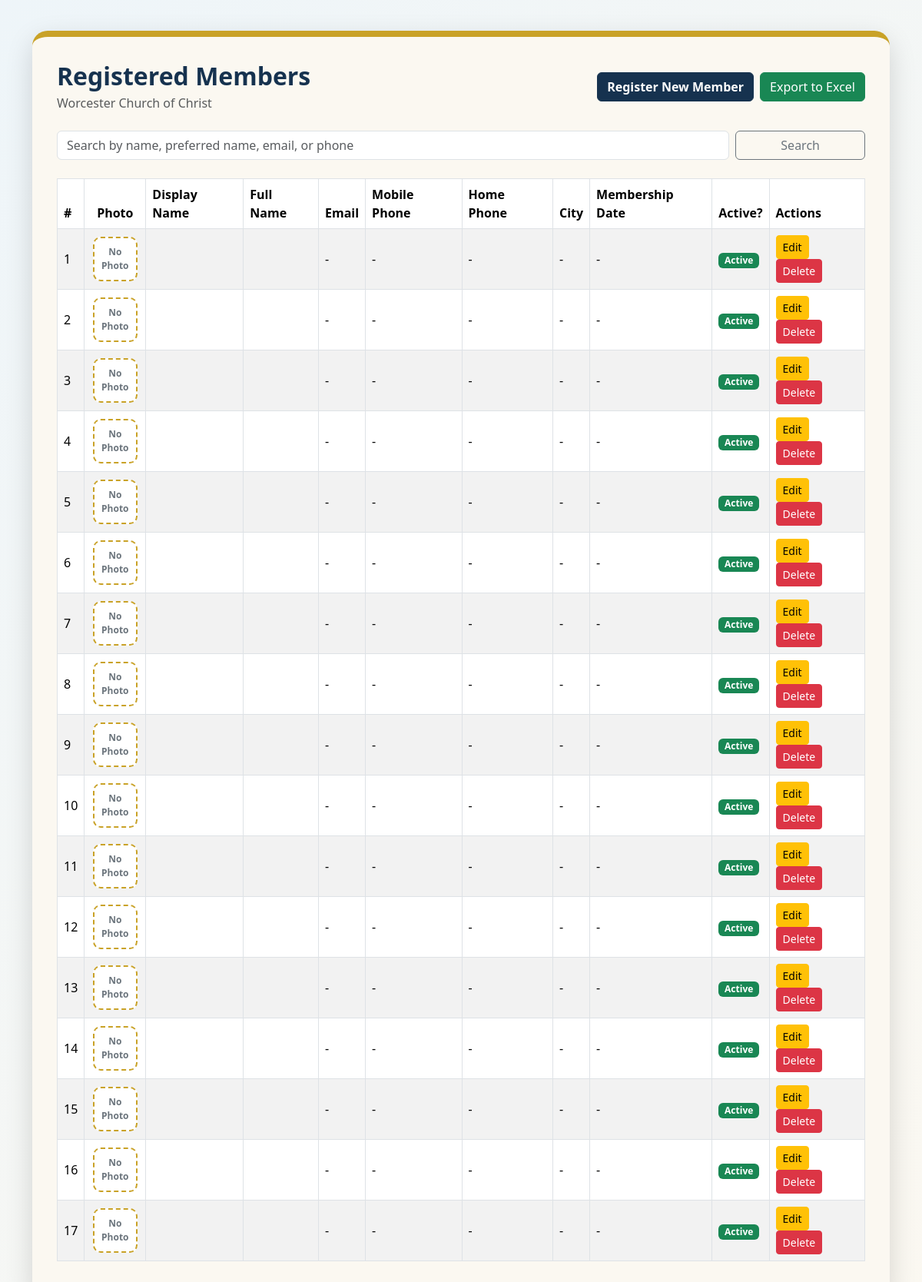
The page /members/ on the database its author committed.
### churchmembers/models.py (models this page shows, shortened)
class ChurchMember(models.Model):
    MARITAL_STATUS_CHOICES = [
        ("Single", "Single"),
        ("Married", "Married"),
        ("Widowed", "Widowed"),
        ("Divorced", "Divorced"),
        ("Separated", "Separated"),
    ]
    first_name = models.CharField(max_length=100)
    middle_name = models.CharField(max_length=100, blank=True, null=True)
    last_name = models.CharField(max_length=100)
    preferred_name = models.CharField(
        max_length=100,
        blank=True,
        null=True,
        help_text="Name the member prefers to be called."
    )
    photo = models.ImageField(
        upload_to="member_photos/",
        blank=True,
        null=True
    )
    address = models.ForeignKey(
        Address,
        on_delete=models.SET_NULL,
        blank=True,
        null=True,
        related_name="church_members"
    )
    home_phone = models.CharField(max_length=20, blank=True, null=True)
    mobile_phone = models.CharField(max_length=20, blank=True, null=True)
    email = models.EmailField(blank=True, null=True)
    date_of_birth = models.DateField(blank=True, null=True)
    baptismal_date = models.DateField(blank=True, null=True)
    membership_date = models.DateField(blank=True, null=True)
    transfer_date = models.DateField(blank=True, null=True)
    originating_congregation = models.ForeignKey(
        Congregation,
        on_delete=models.SET_NULL,
        blank=True,
        null=True,
        related_name="transferred_members"
    )
    previous_congregation_notes = models.TextField(blank=True, null=True)
    moved_to_area_date = models.DateField(blank=True, null=True)
    lives_with = models.CharField(max_length=200, blank=True, null=True)
    marital_status = models.CharField(
        max_length=20,
        choices=MARITAL_STATUS_CHOICES,
        blank=True,
        null=True
    )
    was_previously_married = models.BooleanField(default=False)
    has_children = models.BooleanField(default=False)
    children_in_congregation = models.PositiveIntegerField(blank=True, null=True)
    ministries = models.ManyToManyField(
        Ministry,
        blank=True,
        related_name="members"
    )
    worship_areas = models.ManyToManyField(
        WorshipArea,
        blank=True,
        related_name="members"
    )
    is_active = models.BooleanField(default=True)
    created_at = models.DateTimeField(auto_now_add=True)
    updated_at = models.DateTimeField(auto_now=True)
    class Meta:
        ordering = ["last_name", "first_name"]
    @property
    def full_name(self):
        names = [self.first_name, self.middle_name, self.last_name]
        return " ".join([name for name in names if name])
    @property
    def display_name(self):
        if self.preferred_name:
            return f"{self.preferred_name} {self.last_name}"
        return self.full_name

### churchmembers/views.py (the view, shortened to what this page needs)
# urls.py: path("members/", views.member_list, name="member_list"),
def member_list(request):
    query = request.GET.get("q", "").strip()
    mychurchmembers = ChurchMember.objects.select_related("address", "originating_congregation").all().order_by("-created_at")
    return render(
        request,
        "churchmembers/RegisteredMembers.html",
        {"mychurchmembers": mychurchmembers, "query": query},
    )

### churchmembers/templates/churchmembers/RegisteredMembers.html (shortened to what this page needs)
<!DOCTYPE html>
<html lang="en">
<head>
  <link href="https://cdn.jsdelivr.net/npm/bootstrap@5.3.3/dist/css/bootstrap.min.css" rel="stylesheet">
</head>
<body>
  <div class="container">
    <div class="page-wrapper">
      <div class="d-flex justify-content-between align-items-center flex-wrap gap-2 mb-4">
        <div>
          <h2 class="page-title mb-1">Registered Members</h2>
          <p class="text-muted mb-0">Worcester Church of Christ</p>
        </div>
        <div class="d-flex gap-2 flex-wrap">
          <a href="{% url 'churchmembers' %}" class="btn btn-primary">Register New Member</a>
          <a href="{% url 'export_members_excel' %}" class="btn btn-success">Export to Excel</a>
        </div>
      </div>
      <form method="GET" class="row g-2 mb-4">
        <div class="col-md-10">
          <input
            type="text"
            name="q"
            class="form-control"
            placeholder="Search by name, preferred name, email, or phone"
            value="{{ query }}"
          >
        </div>
        <div class="col-md-2 d-grid">
          <button type="submit" class="btn btn-outline-secondary">Search</button>
        </div>
      </form>
      <div class="table-responsive">
        <table class="table table-striped table-bordered align-middle">
          <thead>
            <tr>
              <th>#</th>
              <th class="photo-column">Photo</th>
              <th>Display Name</th>
              <th>Full Name</th>
              <th>Email</th>
              <th>Mobile Phone</th>
              <th>Home Phone</th>
              <th>City</th>
              <th>Membership Date</th>
              <th>Active?</th>
              <th>Actions</th>
            </tr>
          </thead>
          <tbody>
            {% for x in mychurchmembers %}
              <tr>
                <td>{{ forloop.counter }}</td>
                <td class="photo-column">
                  {% if x.photo %}
                    <img src="{{ x.photo.url }}" alt="{{ x.display_name }}" class="member-photo">
                  {% else %}
                    <div class="member-photo-placeholder">No<br>Photo</div>
                  {% endif %}
                </td>
                <td>{{ x.display_name }}</td>
                <td>{{ x.full_name }}</td>
                <td>{{ x.email|default:"-" }}</td>
                <td>{{ x.mobile_phone|default:"-" }}</td>
                <td>{{ x.home_phone|default:"-" }}</td>
                <td>
                  {% if x.address %}
                    {{ x.address.city|default:"-" }}
                  {% else %}
                    -
                  {% endif %}
                </td>
                <td>{{ x.membership_date|default:"-" }}</td>
                <td>
                  {% if x.is_active %}
                    <span class="badge bg-success">Active</span>
                  {% else %}
                    <span class="badge bg-secondary">Inactive</span>
                  {% endif %}
                </td>
                <td>
                  <a href="{% url 'edit_member' x.id %}" class="btn btn-sm btn-warning">Edit</a>
                  <a href="{% url 'delete_member' x.id %}" class="btn btn-sm btn-danger">Delete</a>
                </td>
              </tr>
            {% empty %}
              <tr>
                <td colspan="11" class="text-center">No registered members found.</td>
              </tr>
            {% endfor %}
          </tbody>
        </table>
      </div>
    </div>
  </div>
</body>
</html>

### churchmembers/templates/churchmembers/RegisteredMembers.html (style rules this page uses)
body { background: linear-gradient(135deg, #eef5f9, #fbf8f1); min-height: 100vh; font-family: "Segoe UI", Arial, sans-serif; }
.page-wrapper { max-width: 1250px; margin: 40px auto; background: #fbf8f1; padding: 32px; border-radius: 20px; box-shadow: 0 12px 35px rgba(0,0,0,0.15); border-top: 8px solid #c9a227; }
.page-title { color: #16324f; font-weight: 800; }
.btn-primary { background-color: #16324f; border-color: #16324f; font-weight: 700; }
.table thead { background-color: #16324f; color: white; }
.member-photo-placeholder { width: 58px; height: 58px; border-radius: 10px; border: 2px dashed #c9a227; background: #ffffff; color: #6c757d; font-size: 0.75rem; font-weight: 700; display: flex; align-items: center; justify-content: center; text-align: center; margin-left: auto; margin-right: auto; }
.photo-column { width: 80px; text-align: center; }

### rows shown on the page
ChurchMember: shows "No", email "-", mobile_phone "-", home_phone "-", membership_date "-", is_active "Active"
ChurchMember: shows "No", email "-", mobile_phone "-", home_phone "-", membership_date "-", is_active "Active"
ChurchMember: shows "No", email "-", mobile_phone "-", home_phone "-", membership_date "-", is_active "Active"
ChurchMember: shows "No", email "-", mobile_phone "-", home_phone "-", membership_date "-", is_active "Active"
ChurchMember: shows "No", email "-", mobile_phone "-", home_phone "-", membership_date "-", is_active "Active"
ChurchMember: shows "No", email "-", mobile_phone "-", home_phone "-", membership_date "-", is_active "Active"
ChurchMember: shows "No", email "-", mobile_phone "-", home_phone "-", membership_date "-", is_active "Active"
ChurchMember: shows "No", email "-", mobile_phone "-", home_phone "-", membership_date "-", is_active "Active"
ChurchMember: shows "No", email "-", mobile_phone "-", home_phone "-", membership_date "-", is_active "Active"
ChurchMember: shows "No", email "-", mobile_phone "-", home_phone "-", membership_date "-", is_active "Active"
ChurchMember: shows "No", email "-", mobile_phone "-", home_phone "-", membership_date "-", is_active "Active"
ChurchMember: shows "No", email "-", mobile_phone "-", home_phone "-", membership_date "-", is_active "Active"
ChurchMember: shows "No", email "-", mobile_phone "-", home_phone "-", membership_date "-", is_active "Active"
ChurchMember: shows "No", email "-", mobile_phone "-", home_phone "-", membership_date "-", is_active "Active"
ChurchMember: shows "No", email "-", mobile_phone "-", home_phone "-", membership_date "-", is_active "Active"
ChurchMember: shows "No", email "-", mobile_phone "-", home_phone "-", membership_date "-", is_active "Active"
ChurchMember: shows "No", email "-", mobile_phone "-", home_phone "-", membership_date "-", is_active "Active"
